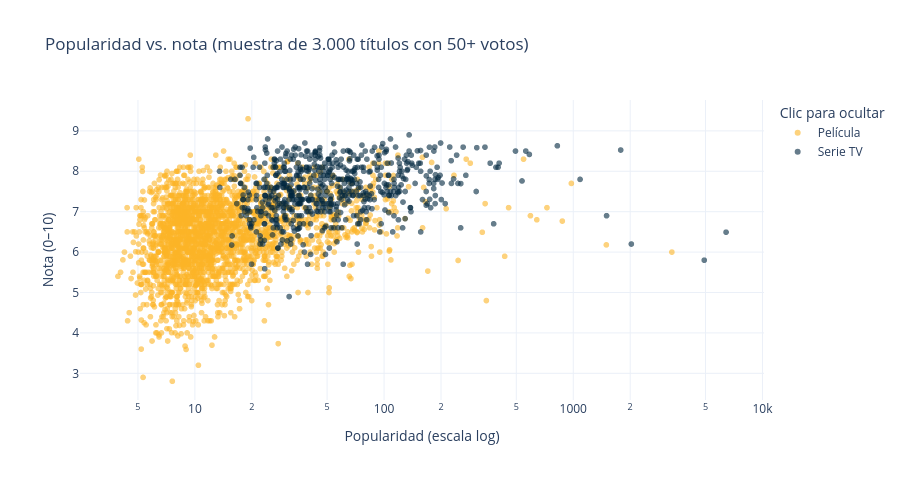

The code cell stored with this chart in its notebook:
### Markdown cell above
### 6.1 Cada punto es un título (versión interactiva de 4.4)
*Con el cursor se identifica cualquier título; con la leyenda se aísla un formato.*

### Code cell
import plotly.express as px

pts = cal[(cal["vote_count"] >= 50) & (cal["popularity"] > 0)].sample(3000, random_state=1).copy()
pts["Formato"] = pts["content_type"]
fig1 = px.scatter(
    pts, x="popularity", y="vote_average", color="Formato", color_discrete_map=COLOR, log_x=True,
    hover_name="title", opacity=0.6,
    hover_data={"release_year": True, "vote_count": ":,", "popularity": ":.1f", "vote_average": ":.1f", "Formato": False},
    labels={"popularity": "Popularidad (escala log)", "vote_average": "Nota (0–10)", "release_year": "Año", "vote_count": "Votos"},
    title="Popularidad vs. nota (muestra de 3.000 títulos con 50+ votos)",
)
fig1.update_layout(template="plotly_white", height=480, legend_title_text="Clic para ocultar")
fig1.show()

### Figure 1 — Plotly figure (JSON) as saved in the notebook; plotly's stock layout.template omitted (floating-point values rounded to 4 significant figures; data arrays with more than 128 entries replaced by an {"elided": "..."} marker saying what was removed)
{"data": [{"customdata": {"elided": "2384x3 mixed values"}, "hovertemplate": "<b>%{hovertext}</b><br><br>Popularidad (escala log)=%{x:.1f}<br>Nota (0–10)=%{y:.1f}<br>Año=%{customdata[0]}<br>Votos=%{customdata[1]:,}<extra></extra>", "hovertext": {"elided": "2384 str values"}, "legendgroup": "Película", "marker": {"color": "#FCB426", "opacity": 0.6, "symbol": "circle"}, "mode": "markers", "name": "Película", "showlegend": true, "type": "scattergl", "x": {"elided": "2384 float values"}, "xaxis": "x", "y": {"elided": "2384 float values"}, "yaxis": "y"}, {"customdata": {"elided": "616x3 mixed values"}, "hovertemplate": "<b>%{hovertext}</b><br><br>Popularidad (escala log)=%{x:.1f}<br>Nota (0–10)=%{y:.1f}<br>Año=%{customdata[0]}<br>Votos=%{customdata[1]:,}<extra></extra>", "hovertext": {"elided": "616 str values"}, "legendgroup": "Serie TV", "marker": {"color": "#00263E", "opacity": 0.6, "symbol": "circle"}, "mode": "markers", "name": "Serie TV", "showlegend": true, "type": "scattergl", "x": {"elided": "616 float values"}, "xaxis": "x", "y": {"elided": "616 float values"}, "yaxis": "y"}], "layout": {"height": 480, "legend": {"title": {"text": "Clic para ocultar"}, "tracegroupgap": 0}, "title": {"text": "Popularidad vs. nota (muestra de 3.000 títulos con 50+ votos)"}, "xaxis": {"anchor": "y", "domain": [0.0, 1.0], "title": {"text": "Popularidad (escala log)"}, "type": "log"}, "yaxis": {"anchor": "x", "domain": [0.0, 1.0], "title": {"text": "Nota (0–10)"}}}}
